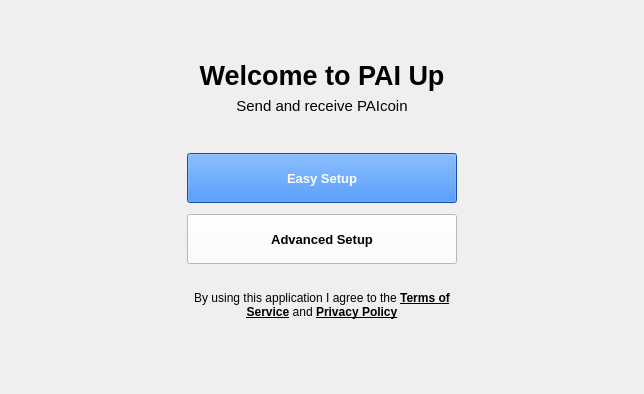
<?xml version="1.0" encoding="UTF-8"?>
<ui version="4.0">
 <class>WelcomePage</class>
 <widget class="QWidget" name="WelcomePage">
  <property name="geometry">
   <rect>
    <x>0</x>
    <y>0</y>
    <width>644</width>
    <height>394</height>
   </rect>
  </property>
  <property name="windowTitle">
   <string>Form</string>
  </property>
  <property name="styleSheet">
   <string notr="true">color:#000;</string>
  </property>
  <layout class="QGridLayout" name="gridLayout">
   <property name="leftMargin">
    <number>0</number>
   </property>
   <property name="topMargin">
    <number>0</number>
   </property>
   <property name="rightMargin">
    <number>0</number>
   </property>
   <property name="bottomMargin">
    <number>0</number>
   </property>
   <item row="0" column="0">
    <spacer name="horizontalSpacerLeft">
     <property name="orientation">
      <enum>Qt::Horizontal</enum>
     </property>
     <property name="sizeHint" stdset="0">
      <size>
       <width>40</width>
       <height>20</height>
      </size>
     </property>
    </spacer>
   </item>
   <item row="0" column="2">
    <spacer name="horizontalSpacerRight">
     <property name="orientation">
      <enum>Qt::Horizontal</enum>
     </property>
     <property name="sizeHint" stdset="0">
      <size>
       <width>40</width>
       <height>20</height>
      </size>
     </property>
    </spacer>
   </item>
   <item row="0" column="1">
    <layout class="QVBoxLayout" name="verticalLayoutCenter">
     <property name="sizeConstraint">
      <enum>QLayout::SetFixedSize</enum>
     </property>
     <property name="topMargin">
      <number>60</number>
     </property>
     <item>
      <widget class="QLabel" name="label">
       <property name="font">
        <font>
         <pointsize>20</pointsize>
         <weight>75</weight>
         <bold>true</bold>
        </font>
       </property>
       <property name="text">
        <string>Welcome to PAI Up</string>
       </property>
       <property name="alignment">
        <set>Qt::AlignCenter</set>
       </property>
      </widget>
     </item>
     <item alignment="Qt::AlignHCenter">
      <widget class="QLabel" name="labelSend">
       <property name="minimumSize">
        <size>
         <width>0</width>
         <height>50</height>
        </size>
       </property>
       <property name="maximumSize">
        <size>
         <width>270</width>
         <height>16777215</height>
        </size>
       </property>
       <property name="font">
        <font>
         <pointsize>11</pointsize>
        </font>
       </property>
       <property name="text">
        <string>Send and receive PAIcoin</string>
       </property>
       <property name="alignment">
        <set>Qt::AlignHCenter|Qt::AlignTop</set>
       </property>
      </widget>
     </item>
     <item alignment="Qt::AlignHCenter">
      <widget class="QPushButton" name="pushButtonEasy">
       <property name="sizePolicy">
        <sizepolicy hsizetype="Minimum" vsizetype="Fixed">
         <horstretch>0</horstretch>
         <verstretch>0</verstretch>
        </sizepolicy>
       </property>
       <property name="minimumSize">
        <size>
         <width>270</width>
         <height>50</height>
        </size>
       </property>
       <property name="maximumSize">
        <size>
         <width>270</width>
         <height>16777215</height>
        </size>
       </property>
       <property name="font">
        <font>
         <pointsize>10</pointsize>
         <weight>75</weight>
         <bold>true</bold>
        </font>
       </property>
       <property name="contextMenuPolicy">
        <enum>Qt::NoContextMenu</enum>
       </property>
       <property name="layoutDirection">
        <enum>Qt::LeftToRight</enum>
       </property>
       <property name="styleSheet">
        <string notr="true">background:#1972ea;
color:#fff;
alignment:center;</string>
       </property>
       <property name="text">
        <string>Easy Setup</string>
       </property>
      </widget>
     </item>
     <item>
      <spacer name="verticalSpacerButtons">
       <property name="orientation">
        <enum>Qt::Vertical</enum>
       </property>
       <property name="sizeType">
        <enum>QSizePolicy::Fixed</enum>
       </property>
       <property name="sizeHint" stdset="0">
        <size>
         <width>20</width>
         <height>5</height>
        </size>
       </property>
      </spacer>
     </item>
     <item alignment="Qt::AlignHCenter">
      <widget class="QPushButton" name="pushButtonAdvanced">
       <property name="sizePolicy">
        <sizepolicy hsizetype="Fixed" vsizetype="Fixed">
         <horstretch>0</horstretch>
         <verstretch>0</verstretch>
        </sizepolicy>
       </property>
       <property name="minimumSize">
        <size>
         <width>270</width>
         <height>50</height>
        </size>
       </property>
       <property name="maximumSize">
        <size>
         <width>270</width>
         <height>16777215</height>
        </size>
       </property>
       <property name="font">
        <font>
         <pointsize>10</pointsize>
         <weight>75</weight>
         <bold>true</bold>
        </font>
       </property>
       <property name="styleSheet">
        <string notr="true">background:#fff;</string>
       </property>
       <property name="text">
        <string>Advanced Setup</string>
       </property>
      </widget>
     </item>
     <item alignment="Qt::AlignHCenter">
      <widget class="QLabel" name="labelLegal">
       <property name="minimumSize">
        <size>
         <width>270</width>
         <height>70</height>
        </size>
       </property>
       <property name="maximumSize">
        <size>
         <width>270</width>
         <height>70</height>
        </size>
       </property>
       <property name="styleSheet">
        <string notr="true">padding-left:5;
padding-right:5;</string>
       </property>
       <property name="text">
        <string>  By using this application I agree to the &lt;a href=&quot;https://lanier.ai/terms-of-service/&quot; style=&quot;color:black&quot;&gt;&lt;b&gt;Terms of Service&lt;/b&gt;&lt;/a&gt; and &lt;a href=&quot;https://lanier.ai/privacy-policy/&quot; style=&quot;color:black&quot;&gt;&lt;b&gt;Privacy Policy&lt;/b&gt;&lt;/a&gt;</string>
       </property>
       <property name="textFormat">
        <enum>Qt::RichText</enum>
       </property>
       <property name="alignment">
        <set>Qt::AlignCenter</set>
       </property>
       <property name="wordWrap">
        <bool>true</bool>
       </property>
       <property name="openExternalLinks">
        <bool>true</bool>
       </property>
      </widget>
     </item>
     <item>
      <spacer name="verticalSpacerBottom">
       <property name="orientation">
        <enum>Qt::Vertical</enum>
       </property>
       <property name="sizeHint" stdset="0">
        <size>
         <width>20</width>
         <height>40</height>
        </size>
       </property>
      </spacer>
     </item>
    </layout>
   </item>
  </layout>
 </widget>
 <resources/>
 <connections/>
</ui>
